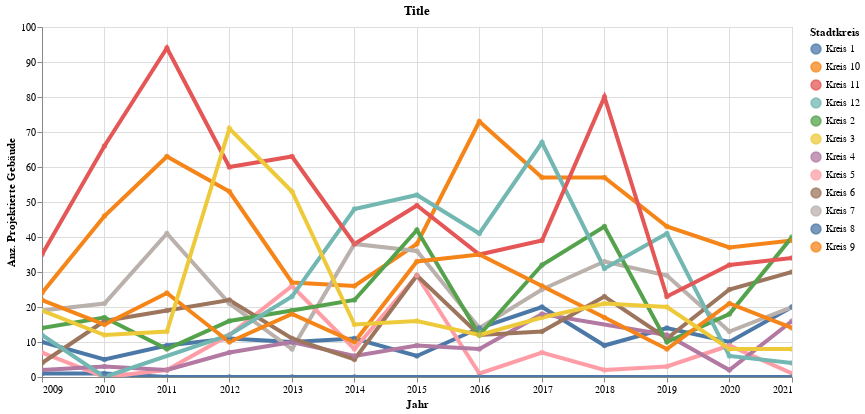

Notebook code cell kept with this figure:
### Code cell
highlight = alt.selection(type='single', on='mouseover',
                          fields=['KreisLang'], nearest=True)
#x='date:StichtagDatJahr',
base = alt.Chart(myAgg.reset_index(), title="Title").encode(
    x=alt.X('Jahr', axis=alt.Axis(title='Jahr'))# , axis=alt.Axis(format='%', title='percentage')
    , y=alt.X('sum_ProjAnzGbd', axis=alt.Axis(title='Anz. Projektierte Gebäude'))
    , color=alt.Color('KreisLang', legend=alt.Legend(title="Stadtkreis", orient="right"))  
    ,tooltip=['Jahr', 'KreisLang','sum_ProjAnzGbd', 'sum_ProjAnzWhg']    
)
points = base.mark_circle().encode(
    opacity=alt.value(0.75)
).add_selection(
    highlight
).properties(
    width=750 , height=350
)
lines = base.mark_line().encode(
    size=alt.condition(~highlight, alt.value(0.5), alt.value(4))
).interactive()

lines + points

### Figure 1 — Vega-Lite specification as saved in the notebook (floating-point values rounded to 4 significant figures; data arrays with more than 128 entries replaced by an {"elided": "..."} marker saying what was removed)
{"config": {"view": {"continuousWidth": 400, "continuousHeight": 300}}, "layer": [{"mark": "line", "encoding": {"color": {"type": "nominal", "field": "KreisLang", "legend": {"orient": "right", "title": "Stadtkreis"}}, "size": {"condition": {"value": 0.5, "selection": {"not": "selector031"}}, "value": 4}, "tooltip": [{"type": "temporal", "field": "Jahr"}, {"type": "nominal", "field": "KreisLang"}, {"type": "quantitative", "field": "sum_ProjAnzGbd"}, {"type": "quantitative", "field": "sum_ProjAnzWhg"}], "x": {"type": "temporal", "axis": {"title": "Jahr"}, "field": "Jahr"}, "y": {"type": "quantitative", "axis": {"title": "Anz. Projektierte Gebäude"}, "field": "sum_ProjAnzGbd"}}, "selection": {"selector032": {"type": "interval", "bind": "scales", "encodings": ["x", "y"]}}, "title": "Title"}, {"mark": "circle", "encoding": {"color": {"type": "nominal", "field": "KreisLang", "legend": {"orient": "right", "title": "Stadtkreis"}}, "opacity": {"value": 0.75}, "tooltip": [{"type": "temporal", "field": "Jahr"}, {"type": "nominal", "field": "KreisLang"}, {"type": "quantitative", "field": "sum_ProjAnzGbd"}, {"type": "quantitative", "field": "sum_ProjAnzWhg"}], "x": {"type": "temporal", "axis": {"title": "Jahr"}, "field": "Jahr"}, "y": {"type": "quantitative", "axis": {"title": "Anz. Projektierte Gebäude"}, "field": "sum_ProjAnzGbd"}}, "height": 350, "selection": {"selector031": {"type": "single", "on": "mouseover", "fields": ["KreisLang"], "nearest": true}}, "title": "Title", "width": 750}], "data": {"name": "data-74be306ef52a7d4226237348939fd23c"}, "$schema": "https://vega.github.io/schema/vega-lite/v4.8.1.json", "datasets": {"data-74be306ef52a7d4226237348939fd23c": {"elided": "149 records"}}}
